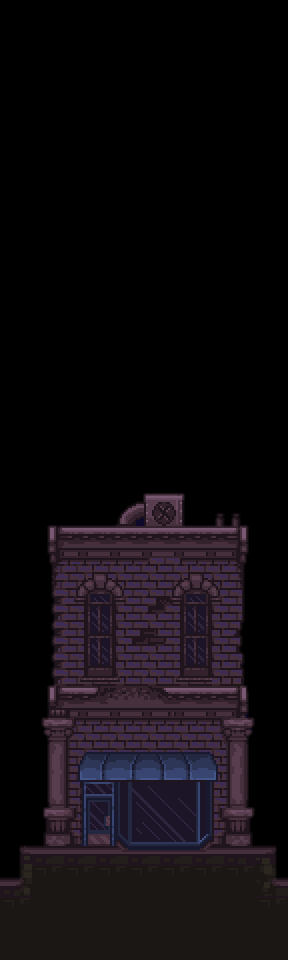

A 2D game scene composited from a Tiled map and its tileset images. What follows is a short description and the map's XML, with every tile layer's data as written:
An orthogonal 9x30 tile map with 32x32 px tiles, 1 tile layer (Слой тайлов 1) and 5 objects.

<map version="1.9" tiledversion="1.9.2" orientation="orthogonal" renderorder="right-down" width="9" height="30" tilewidth="32" tileheight="32" infinite="0" nextlayerid="3" nextobjectid="7">
 <tileset firstgid="1" source="../dark city tileset 1.tsx" />
 <layer id="1" name="Слой тайлов 1" width="9" height="30">
  <data encoding="csv">
0,0,0,0,0,0,0,0,0,
0,0,0,0,0,0,0,0,0,
0,0,0,0,0,0,0,0,0,
0,0,0,0,0,0,0,0,0,
0,0,0,0,0,0,0,0,0,
0,0,0,0,0,0,0,0,0,
0,0,0,0,0,0,0,0,0,
0,0,0,0,0,0,0,0,0,
0,0,0,0,0,0,0,0,0,
0,0,0,0,0,0,0,0,0,
0,0,0,0,0,0,0,0,0,
0,0,0,0,0,0,0,0,0,
0,0,0,0,0,0,0,0,0,
0,0,0,0,0,0,0,0,0,
0,0,0,0,0,0,0,0,0,
0,246,247,248,249,250,251,252,0,
0,286,287,288,289,290,291,292,0,
0,326,327,328,329,330,331,332,0,
0,366,367,368,369,370,371,372,0,
0,406,407,408,409,410,411,412,0,
0,446,447,448,449,450,451,452,0,
0,486,487,488,489,490,491,492,0,
0,526,527,528,529,530,531,532,0,
0,566,567,568,569,570,571,572,0,
0,606,607,608,609,610,611,612,0,
0,646,647,648,649,650,651,652,0,
742,686,687,688,689,690,691,692,693,
782,814,814,814,814,814,814,815,773,
814,854,933,933,933,933,934,935,815,
854,855,854,854,854,854,855,854,855
</data>
 </layer>
 <objectgroup id="2" name="Objects">
  <object id="1" x="0" y="880">
   <polyline points="0,0 20,0 20,-33 275,-33 275,0 288,0" />
  </object>
  <object id="2" x="50" y="687">
   <polyline points="0,0 48,0" />
  </object>
  <object id="3" x="163" y="687">
   <polyline points="0,0 84,0" />
  </object>
  <object id="4" x="247" y="527">
   <polyline points="0,0 -198,0" />
  </object>
  <object id="5" x="80" y="780">
   <polyline points="0,0 136,0" />
  </object>
 </objectgroup>
</map>
